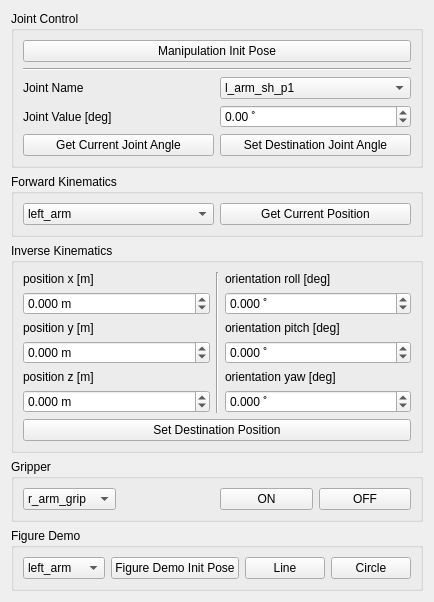
         <widget class="QWidget" name="tab_manipulation_module">
          <property name="enabled">
           <bool>true</bool>
          </property>
          <attribute name="title">
           <string>Manipulation</string>
          </attribute>
          <layout class="QVBoxLayout" name="verticalLayout_4">
           <item>
            <widget class="QGroupBox" name="A_JointControl">
             <property name="enabled">
              <bool>true</bool>
             </property>
             <property name="title">
              <string>Joint Control</string>
             </property>
             <layout class="QGridLayout" name="gridLayout_2">
              <item row="2" column="0">
               <widget class="QLabel" name="label_2">
                <property name="text">
                 <string>Joint Name</string>
                </property>
               </widget>
              </item>
              <item row="2" column="1">
               <widget class="QComboBox" name="joint_combobox">
                <item>
                 <property name="text">
                  <string>l_arm_sh_p1</string>
                 </property>
                </item>
                <item>
                 <property name="text">
                  <string>l_arm_sh_r</string>
                 </property>
                </item>
                <item>
                 <property name="text">
                  <string>l_arm_sh_p2</string>
                 </property>
                </item>
                <item>
                 <property name="text">
                  <string>l_arm_el_y</string>
                 </property>
                </item>
                <item>
                 <property name="text">
                  <string>l_arm_wr_r</string>
                 </property>
                </item>
                <item>
                 <property name="text">
                  <string>l_arm_wr_y</string>
                 </property>
                </item>
                <item>
                 <property name="text">
                  <string>l_arm_wr_p</string>
                 </property>
                </item>
                <item>
                 <property name="text">
                  <string>l_arm_grip</string>
                 </property>
                </item>
                <item>
                 <property name="text">
                  <string>r_arm_sh_p1</string>
                 </property>
                </item>
                <item>
                 <property name="text">
                  <string>r_arm_sh_r</string>
                 </property>
                </item>
                <item>
                 <property name="text">
                  <string>r_arm_sh_p2</string>
                 </property>
                </item>
                <item>
                 <property name="text">
                  <string>r_arm_el_y</string>
                 </property>
                </item>
                <item>
                 <property name="text">
                  <string>r_arm_wr_r</string>
                 </property>
                </item>
                <item>
                 <property name="text">
                  <string>r_arm_wr_y</string>
                 </property>
                </item>
                <item>
                 <property name="text">
                  <string>r_arm_wr_p</string>
                 </property>
                </item>
                <item>
                 <property name="text">
                  <string>r_arm_grip</string>
                 </property>
                </item>
               </widget>
              </item>
              <item row="3" column="0">
               <widget class="QLabel" name="label">
                <property name="text">
                 <string>Joint Value [deg]</string>
                </property>
               </widget>
              </item>
              <item row="4" column="1">
               <widget class="QPushButton" name="desjoint_button">
                <property name="text">
                 <string>Set Destination Joint Angle</string>
                </property>
               </widget>
              </item>
              <item row="3" column="1">
               <widget class="QDoubleSpinBox" name="joint_spinbox">
                <property name="suffix">
                 <string> ˚</string>
                </property>
                <property name="minimum">
                 <double>-180.000000000000000</double>
                </property>
                <property name="maximum">
                 <double>180.000000000000000</double>
                </property>
               </widget>
              </item>
              <item row="0" column="0" colspan="2">
               <widget class="QPushButton" name="inipose_button">
                <property name="text">
                 <string>Manipulation Init Pose</string>
                </property>
               </widget>
              </item>
              <item row="4" column="0">
               <widget class="QPushButton" name="currjoint_button">
                <property name="text">
                 <string>Get Current Joint Angle</string>
                </property>
               </widget>
              </item>
              <item row="1" column="0" colspan="2">
               <widget class="Line" name="line_3">
                <property name="orientation">
                 <enum>Qt::Horizontal</enum>
                </property>
               </widget>
              </item>
             </layout>
            </widget>
           </item>
           <item>
            <widget class="QGroupBox" name="B_ForwardKinematics">
             <property name="enabled">
              <bool>true</bool>
             </property>
             <property name="title">
              <string>Forward Kinematics</string>
             </property>
             <layout class="QHBoxLayout" name="horizontalLayout_2">
              <item>
               <widget class="QComboBox" name="group_combobox">
                <property name="enabled">
                 <bool>true</bool>
                </property>
                <property name="editable">
                 <bool>false</bool>
                </property>
                <property name="frame">
                 <bool>true</bool>
                </property>
                <item>
                 <property name="text">
                  <string>left_arm</string>
                 </property>
                </item>
                <item>
                 <property name="text">
                  <string>right_arm</string>
                 </property>
                </item>
                <item>
                 <property name="text">
                  <string>left_arm_with_torso</string>
                 </property>
                </item>
                <item>
                 <property name="text">
                  <string>right_arm_with_torso</string>
                 </property>
                </item>
               </widget>
              </item>
              <item>
               <widget class="QPushButton" name="currpos_button">
                <property name="text">
                 <string>Get Current Position</string>
                </property>
               </widget>
              </item>
             </layout>
            </widget>
           </item>
           <item>
            <widget class="QGroupBox" name="C_InverseKinematics">
             <property name="enabled">
              <bool>true</bool>
             </property>
             <property name="title">
              <string>Inverse Kinematics</string>
             </property>
             <layout class="QGridLayout" name="gridLayout">
              <item row="4" column="2">
               <widget class="QLabel" name="ori_yaw">
                <property name="text">
                 <string>orientation yaw [deg]</string>
                </property>
               </widget>
              </item>
              <item row="4" column="0">
               <widget class="QLabel" name="pos_z">
                <property name="text">
                 <string>position z [m]</string>
                </property>
               </widget>
              </item>
              <item row="1" column="0">
               <widget class="QDoubleSpinBox" name="pos_x_spinbox">
                <property name="suffix">
                 <string> m</string>
                </property>
                <property name="decimals">
                 <number>3</number>
                </property>
                <property name="minimum">
                 <double>-10.000000000000000</double>
                </property>
                <property name="maximum">
                 <double>10.000000000000000</double>
                </property>
                <property name="singleStep">
                 <double>0.010000000000000</double>
                </property>
               </widget>
              </item>
              <item row="12" column="0" colspan="3">
               <widget class="QPushButton" name="despos_button">
                <property name="text">
                 <string>Set Destination Position</string>
                </property>
               </widget>
              </item>
              <item row="3" column="0">
               <widget class="QDoubleSpinBox" name="pos_y_spinbox">
                <property name="suffix">
                 <string> m</string>
                </property>
                <property name="decimals">
                 <number>3</number>
                </property>
                <property name="minimum">
                 <double>-10.000000000000000</double>
                </property>
                <property name="maximum">
                 <double>10.000000000000000</double>
                </property>
                <property name="singleStep">
                 <double>0.010000000000000</double>
                </property>
               </widget>
              </item>
              <item row="2" column="2">
               <widget class="QLabel" name="ori_pitch">
                <property name="text">
                 <string>orientation pitch [deg]</string>
                </property>
               </widget>
              </item>
              <item row="2" column="0">
               <widget class="QLabel" name="pos_y">
                <property name="text">
                 <string>position y [m]</string>
                </property>
               </widget>
              </item>
              <item row="0" column="0">
               <widget class="QLabel" name="pos_x">
                <property name="text">
                 <string>position x [m]</string>
                </property>
               </widget>
              </item>
              <item row="5" column="2">
               <widget class="QDoubleSpinBox" name="ori_yaw_spinbox">
                <property name="suffix">
                 <string> ˚</string>
                </property>
                <property name="decimals">
                 <number>3</number>
                </property>
                <property name="minimum">
                 <double>-360.000000000000000</double>
                </property>
                <property name="maximum">
                 <double>360.000000000000000</double>
                </property>
               </widget>
              </item>
              <item row="5" column="0">
               <widget class="QDoubleSpinBox" name="pos_z_spinbox">
                <property name="suffix">
                 <string> m</string>
                </property>
                <property name="decimals">
                 <number>3</number>
                </property>
                <property name="minimum">
                 <double>-10.000000000000000</double>
                </property>
                <property name="maximum">
                 <double>10.000000000000000</double>
                </property>
                <property name="singleStep">
                 <double>0.010000000000000</double>
                </property>
               </widget>
              </item>
              <item row="3" column="2">
               <widget class="QDoubleSpinBox" name="ori_pitch_spinbox">
                <property name="suffix">
                 <string> ˚</string>
                </property>
                <property name="decimals">
                 <number>3</number>
                </property>
                <property name="minimum">
                 <double>-360.000000000000000</double>
                </property>
                <property name="maximum">
                 <double>360.000000000000000</double>
                </property>
               </widget>
              </item>
              <item row="0" column="2">
               <widget class="QLabel" name="ori_roll">
                <property name="text">
                 <string>orientation roll [deg]</string>
                </property>
               </widget>
              </item>
              <item row="1" column="2">
               <widget class="QDoubleSpinBox" name="ori_roll_spinbox">
                <property name="suffix">
                 <string> ˚</string>
                </property>
                <property name="decimals">
                 <number>3</number>
                </property>
                <property name="minimum">
                 <double>-360.000000000000000</double>
                </property>
                <property name="maximum">
                 <double>360.000000000000000</double>
                </property>
               </widget>
              </item>
              <item row="0" column="1" rowspan="6">
               <widget class="Line" name="line_2">
                <property name="orientation">
                 <enum>Qt::Vertical</enum>
                </property>
               </widget>
              </item>
             </layout>
            </widget>
           </item>
           <item>
            <widget class="QGroupBox" name="D_Gripper">
             <property name="enabled">
              <bool>true</bool>
             </property>
             <property name="title">
              <string>Gripper</string>
             </property>
             <layout class="QHBoxLayout" name="horizontalLayout_5">
              <item>
               <widget class="QComboBox" name="gripper_comboBox">
                <item>
                 <property name="text">
                  <string>r_arm_grip</string>
                 </property>
                </item>
                <item>
                 <property name="text">
                  <string>l_arm_grip</string>
                 </property>
                </item>
               </widget>
              </item>
              <item>
               <widget class="QLabel" name="label_9">
                <property name="text">
                 <string/>
                </property>
               </widget>
              </item>
              <item>
               <widget class="QPushButton" name="button_grip_on">
                <property name="text">
                 <string>ON</string>
                </property>
               </widget>
              </item>
              <item>
               <widget class="QPushButton" name="button_grip_off">
                <property name="text">
                 <string>OFF</string>
                </property>
               </widget>
              </item>
             </layout>
            </widget>
           </item>
           <item>
            <widget class="QGroupBox" name="E_PathPlanning">
             <property name="enabled">
              <bool>true</bool>
             </property>
             <property name="title">
              <string>Figure Demo</string>
             </property>
             <layout class="QHBoxLayout" name="horizontalLayout_6">
              <item>
               <widget class="QComboBox" name="demo_group_combobox">
                <item>
                 <property name="text">
                  <string>left_arm</string>
                 </property>
                </item>
                <item>
                 <property name="text">
                  <string>right_arm</string>
                 </property>
                </item>
               </widget>
              </item>
              <item>
               <widget class="QPushButton" name="button_pathplanning_ini">
                <property name="text">
                 <string>Figure Demo Init Pose</string>
                </property>
               </widget>
              </item>
              <item>
               <widget class="QPushButton" name="button_pathplanning_a">
                <property name="text">
                 <string>Line</string>
                </property>
               </widget>
              </item>
              <item>
               <widget class="QPushButton" name="button_pathplanning_b">
                <property name="text">
                 <string>Circle</string>
                </property>
               </widget>
              </item>
             </layout>
            </widget>
           </item>
          </layout>
         </widget>
